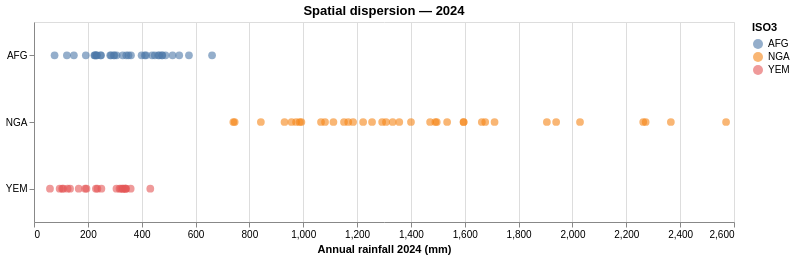

The cell this chart's notebook holds for it:
### Markdown cell above
## 4. Regional dispersion — where in the country is it driest?

For one recent year, distribution of annual rainfall across admin-1 units, grouped by country.

### Code cell
ref_year = 2024

disp = (
    df1[df1["year"] == ref_year]
    .groupby(["ISO3", "PCODE"], observed=True)["r1h"]
    .sum()
    .reset_index()
)

alt.Chart(disp).mark_circle(size=60, opacity=0.6).encode(
    y=alt.Y("ISO3:N", title=None),
    x=alt.X("r1h:Q", title=f"Annual rainfall {ref_year} (mm)"),
    color="ISO3:N",
    tooltip=["PCODE", alt.Tooltip("r1h:Q", format=".0f")],
).properties(width=700, height=200, title=f"Spatial dispersion — {ref_year}")

### Figure 1 — Vega-Lite specification as saved in the notebook (floating-point values rounded to 4 significant figures)
{"config": {"view": {"continuousWidth": 300, "continuousHeight": 300}}, "data": {"name": "data-4b045c66644886f7b2662504bd5b041c"}, "mark": {"type": "circle", "opacity": 0.6, "size": 60}, "encoding": {"color": {"field": "ISO3", "type": "nominal"}, "tooltip": [{"field": "PCODE", "type": "nominal"}, {"field": "r1h", "format": ".0f", "type": "quantitative"}], "x": {"field": "r1h", "title": "Annual rainfall 2024 (mm)", "type": "quantitative"}, "y": {"field": "ISO3", "title": null, "type": "nominal"}}, "height": 200, "title": "Spatial dispersion — 2024", "width": 700, "$schema": "https://vega.github.io/schema/vega-lite/v6.4.1.json", "datasets": {"data-4b045c66644886f7b2662504bd5b041c": [{"ISO3": "AFG", "PCODE": "AF01", "r1h": 416.3}, {"ISO3": "AFG", "PCODE": "AF02", "r1h": 465.5}, {"ISO3": "AFG", "PCODE": "AF03", "r1h": 539.4}, {"ISO3": "AFG", "PCODE": "AF04", "r1h": 283.1}, {"ISO3": "AFG", "PCODE": "AF05", "r1h": 411.5}, {"ISO3": "AFG", "PCODE": "AF06", "r1h": 514.7}, {"ISO3": "AFG", "PCODE": "AF07", "r1h": 438.6}, {"ISO3": "AFG", "PCODE": "AF08", "r1h": 488.5}, {"ISO3": "AFG", "PCODE": "AF09", "r1h": 448.6}, {"ISO3": "AFG", "PCODE": "AF10", "r1h": 247.8}, {"ISO3": "AFG", "PCODE": "AF11", "r1h": 233.6}, {"ISO3": "AFG", "PCODE": "AF12", "r1h": 299.1}, {"ISO3": "AFG", "PCODE": "AF13", "r1h": 475.4}, {"ISO3": "AFG", "PCODE": "AF14", "r1h": 575.5}, {"ISO3": "AFG", "PCODE": "AF15", "r1h": 661.4}, {"ISO3": "AFG", "PCODE": "AF16", "r1h": 476.3}, {"ISO3": "AFG", "PCODE": "AF17", "r1h": 399.7}, {"ISO3": "AFG", "PCODE": "AF18", "r1h": 461.3}, {"ISO3": "AFG", "PCODE": "AF19", "r1h": 306.9}, {"ISO3": "AFG", "PCODE": "AF20", "r1h": 350.9}, {"ISO3": "AFG", "PCODE": "AF21", "r1h": 224.2}, {"ISO3": "AFG", "PCODE": "AF22", "r1h": 342.7}, {"ISO3": "AFG", "PCODE": "AF23", "r1h": 228.5}, {"ISO3": "AFG", "PCODE": "AF24", "r1h": 248.7}, {"ISO3": "AFG", "PCODE": "AF25", "r1h": 296.1}, {"ISO3": "AFG", "PCODE": "AF26", "r1h": 286.2}, {"ISO3": "AFG", "PCODE": "AF27", "r1h": 232.5}, {"ISO3": "AFG", "PCODE": "AF28", "r1h": 192.5}, {"ISO3": "AFG", "PCODE": "AF29", "r1h": 329.5}, {"ISO3": "AFG", "PCODE": "AF30", "r1h": 148.1}, {"ISO3": "AFG", "PCODE": "AF31", "r1h": 360.2}, {"ISO3": "AFG", "PCODE": "AF32", "r1h": 226.1}, {"ISO3": "AFG", "PCODE": "AF33", "r1h": 122.1}, {"ISO3": "AFG", "PCODE": "AF34", "r1h": 76.39}, {"ISO3": "NGA", "PCODE": "NG001", "r1h": 1939.0}, {"ISO3": "NGA", "PCODE": "NG002", "r1h": 1081.0}, {"ISO3": "NGA", "PCODE": "NG003", "r1h": 2365.0}, {"ISO3": "NGA", "PCODE": "NG004", "r1h": 1596.0}, {"ISO3": "NGA", "PCODE": "NG005", "r1h": 1066.0}, {"ISO3": "NGA", "PCODE": "NG006", "r1h": 2571.0}, {"ISO3": "NGA", "PCODE": "NG007", "r1h": 1307.0}, {"ISO3": "NGA", "PCODE": "NG008", "r1h": 930.5}, {"ISO3": "NGA", "PCODE": "NG009", "r1h": 2272.0}, {"ISO3": "NGA", "PCODE": "NG010", "r1h": 2028.0}, {"ISO3": "NGA", "PCODE": "NG011", "r1h": 1676.0}, {"ISO3": "NGA", "PCODE": "NG012", "r1h": 1663.0}, {"ISO3": "NGA", "PCODE": "NG013", "r1h": 1534.0}, {"ISO3": "NGA", "PCODE": "NG014", "r1h": 1496.0}, {"ISO3": "NGA", "PCODE": "NG015", "r1h": 1256.0}, {"ISO3": "NGA", "PCODE": "NG016", "r1h": 956.5}, {"ISO3": "NGA", "PCODE": "NG017", "r1h": 1905.0}, {"ISO3": "NGA", "PCODE": "NG018", "r1h": 842.6}, {"ISO3": "NGA", "PCODE": "NG019", "r1h": 1223.0}, {"ISO3": "NGA", "PCODE": "NG020", "r1h": 1112.0}, {"ISO3": "NGA", "PCODE": "NG021", "r1h": 993.1}, {"ISO3": "NGA", "PCODE": "NG022", "r1h": 973.4}, {"ISO3": "NGA", "PCODE": "NG023", "r1h": 1293.0}, {"ISO3": "NGA", "PCODE": "NG024", "r1h": 1185.0}, {"ISO3": "NGA", "PCODE": "NG025", "r1h": 1471.0}, {"ISO3": "NGA", "PCODE": "NG026", "r1h": 1332.0}, {"ISO3": "NGA", "PCODE": "NG027", "r1h": 1151.0}, {"ISO3": "NGA", "PCODE": "NG028", "r1h": 1400.0}, {"ISO3": "NGA", "PCODE": "NG029", "r1h": 1711.0}, {"ISO3": "NGA", "PCODE": "NG030", "r1h": 1596.0}, {"ISO3": "NGA", "PCODE": "NG031", "r1h": 1357.0}, {"ISO3": "NGA", "PCODE": "NG032", "r1h": 1167.0}, {"ISO3": "NGA", "PCODE": "NG033", "r1h": 2263.0}, {"ISO3": "NGA", "PCODE": "NG034", "r1h": 745.4}, {"ISO3": "NGA", "PCODE": "NG035", "r1h": 1491.0}, {"ISO3": "NGA", "PCODE": "NG036", "r1h": 740.4}, {"ISO3": "NGA", "PCODE": "NG037", "r1h": 986.6}, {"ISO3": "YEM", "PCODE": "YE11", "r1h": 432.0}, {"ISO3": "YEM", "PCODE": "YE12", "r1h": 134.0}, {"ISO3": "YEM", "PCODE": "YE13", "r1h": 359.1}, {"ISO3": "YEM", "PCODE": "YE14", "r1h": 235.5}, {"ISO3": "YEM", "PCODE": "YE15", "r1h": 339.3}, {"ISO3": "YEM", "PCODE": "YE16", "r1h": 166.1}, {"ISO3": "YEM", "PCODE": "YE17", "r1h": 323.3}, {"ISO3": "YEM", "PCODE": "YE18", "r1h": 250.3}, {"ISO3": "YEM", "PCODE": "YE19", "r1h": 104.8}, {"ISO3": "YEM", "PCODE": "YE20", "r1h": 317.7}, {"ISO3": "YEM", "PCODE": "YE21", "r1h": 124.8}, {"ISO3": "YEM", "PCODE": "YE22", "r1h": 230.0}, {"ISO3": "YEM", "PCODE": "YE23", "r1h": 306.3}, {"ISO3": "YEM", "PCODE": "YE24", "r1h": 59.29}, {"ISO3": "YEM", "PCODE": "YE25", "r1h": 190.0}, {"ISO3": "YEM", "PCODE": "YE26", "r1h": 195.0}, {"ISO3": "YEM", "PCODE": "YE27", "r1h": 342.2}, {"ISO3": "YEM", "PCODE": "YE28", "r1h": 109.1}, {"ISO3": "YEM", "PCODE": "YE29", "r1h": 329.3}, {"ISO3": "YEM", "PCODE": "YE30", "r1h": 332.1}, {"ISO3": "YEM", "PCODE": "YE31", "r1h": 339.4}, {"ISO3": "YEM", "PCODE": "YE32", "r1h": 95.25}]}}
